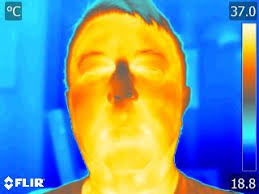
#> input picture images.jfif, 259 x 194 px, given in place of the camera
$ python red-bottle-trcker.py
#> lines starting #> are read from the running program, lines starting #| are printed output that depends on the picture; after the words box and inside, x2 and y2 are one past the last pixel; in counts of white or black regions, pixels touching at a corner belong together
import cv2
import numpy as np
import matplotlib.pyplot as plt
import seaborn as sns

cap=cv2.VideoCapture(0)
print(cap.get(cv2.CAP_PROP_FRAME_HEIGHT))
print(cap.get(cv2.CAP_PROP_FRAME_WIDTH))
cap.set(cv2.CAP_PROP_FRAME_HEIGHT,480)
cap.set(cv2.CAP_PROP_FRAME_WIDTH,640)
print(cap.get(cv2.CAP_PROP_FRAME_HEIGHT))
print(cap.get(cv2.CAP_PROP_FRAME_WIDTH))

def nothing(x):
    pass


cv2.namedWindow('Tracking')
cv2.createTrackbar('LH','Tracking',0,255,nothing)
#> slider 'LH' is set to 51
cv2.createTrackbar('LS','Tracking',0,255,nothing)
#> slider 'LS' is set to 51
cv2.createTrackbar('LV','Tracking',0,255,nothing)
#> slider 'LV' is set to 51
cv2.createTrackbar('UH','Tracking',255,255,nothing)
cv2.createTrackbar('US','Tracking',255,255,nothing)
cv2.createTrackbar('UV','Tracking',255,255,nothing)

while(cap.isOpened()):
    ret,frame=cap.read()
#> frame is the input picture: shape (194, 259, 3); mean B, G, R 155.5, 148.2, 114.3
    if ret==1:
        hsv=cv2.cvtColor(frame,cv2.COLOR_BGR2HSV)
#> hsv: shape (194, 259, 3); mean H, S, V 71.3, 218.6, 238.6
        l_h=cv2.getTrackbarPos('LH','Tracking')
        l_s=cv2.getTrackbarPos('LS','Tracking')
        l_v=cv2.getTrackbarPos('LV','Tracking')
        u_h=cv2.getTrackbarPos('UH','Tracking')
        u_s=cv2.getTrackbarPos('US','Tracking')
        u_v=cv2.getTrackbarPos('UV','Tracking')
        l_b=np.array([l_h,l_s,l_v])
        u_b=np.array([u_h,u_s,u_v])

        mask=cv2.inRange(hsv,l_b,u_b)
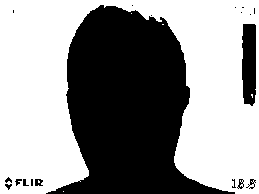
#> mask: shape (194, 259); 57.7% white; 19 black regions (10 under 20 px), largest, box (x1, y1, x2, y2) and area: (46, 5, 235, 194) 19928, (242, 24, 256, 106) 1051, (35, 179, 43, 186) 43
        res=cv2.bitwise_and(hsv,hsv,mask=mask)
#> res: shape (194, 259, 3); mean H, S, V 61.2, 131.7, 137.5

        mask1=cv2.inRange(frame,l_b,u_b)
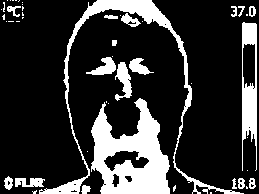
#> mask1: shape (194, 259); 20.4% white; 49 white regions (30 under 20 px), largest, box (x1, y1, x2, y2) and area: (91, 98, 170, 194) 4339, (39, 0, 244, 194) 2743, (242, 22, 257, 171) 1297
        res1=cv2.bitwise_and(frame,frame,mask=mask)
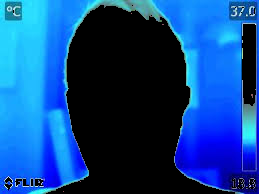
#> res1: shape (194, 259, 3); mean B, G, R 137.4, 69.1, 13.5

        cv2.imshow('res',res)
        cv2.imshow('res1',res1)
        k=cv2.waitKey(1)
#> (key q is pressed here)

        if k== ord('q'):
            cv2.destroyAllWindows()
            break

    else:
        break
  # releases all the resources used for that task
cap.release()
cv2.destroyAllWindows()
